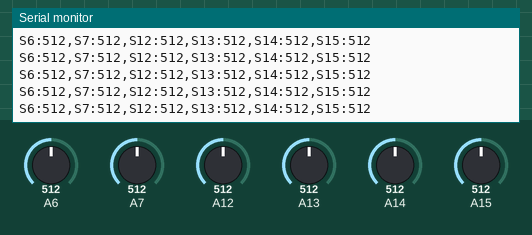
Simulated run of this sketch. Board: Arduino Mega 2560, built with avr-gcc and run on an emulated ATmega2560. On the bench: the last lines printed to the serial monitor. The inputs (shaded band) are chosen by the test bench; at power-on: A6 = 512, A7 = 512, A12 = 512, A13 = 512, A14 = 512, A15 = 512.

Above: at 1.2 s.
1.3 s: A6 set to 110
At 1.38 s:
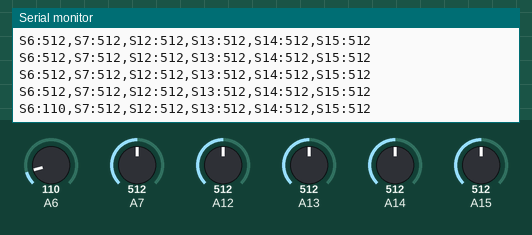
2.8 s: A6 set to 90
At 2.8 s:
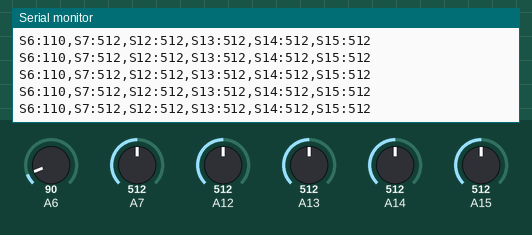
4.3 s: A7 set to 105
At 4.34 s:
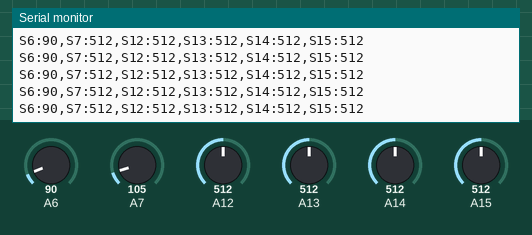
7.3 s: A7 set to 93
At 7.3 s:
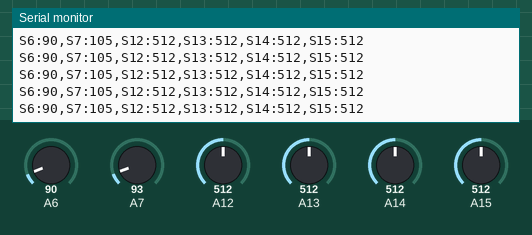
13.3 s: A12 set to 104
At 13.3 s:
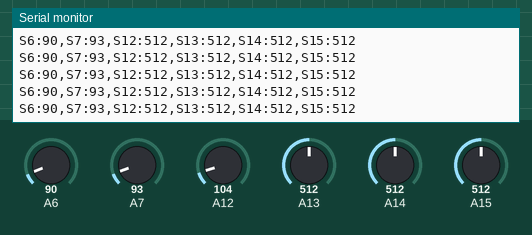
16.3 s: A12 set to 91
At 16.34 s:
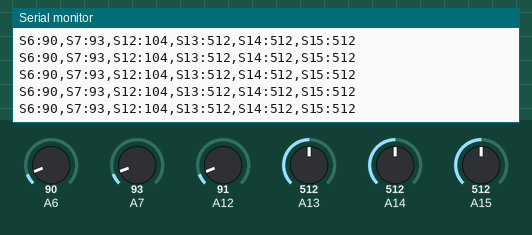
Timing chart, 0 to 18.8 s (numbered marks = the images above; inputs shaded):
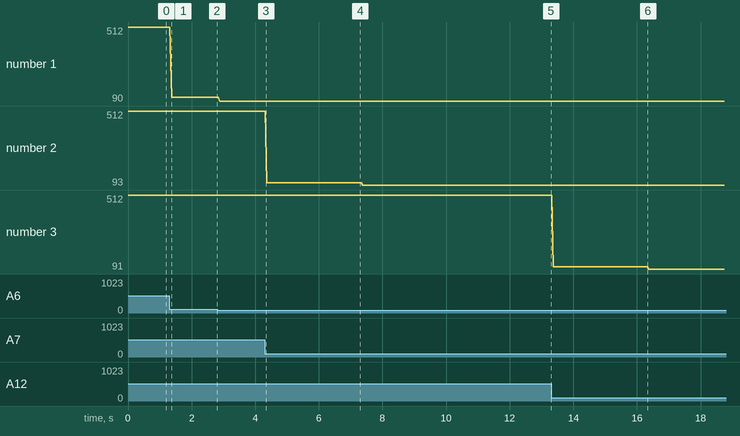

Measured:
- after the input at 1.3 s, the serial monitor: prints a new line after 0.07 s (image 1)
- plotted number 1: 512 → 110 after the input at 1.3 s, 110 → 90 after the input at 2.8 s
- plotted number 2: 512 → 105 after the input at 4.3 s, 105 → 93 after the input at 7.3 s
- plotted number 3: 512 → 104 after the input at 13.3 s, 104 → 91 after the input at 16.3 s

The sketch:

test_joystick.ino
```cpp
/*
 * test dei potenziometri e dei pulsanti dei Joystick di Progetto 1000
 *
 * Joystick di Sinistra             Joystick di destra
 *    VRx  A13 66=sx;1023=dx            VRx   A14 1023=sx;61=dx
 *    VRy  A12 66=av;1023=dietro        VRy   A15 1023=av;61=indietro
 *    Sw   A6  0=OFF; 1023=ON           Sw    A7  0=OFF; 1023=ON
 */


void setup() {

  Serial.begin ( 9600 );

}

void loop() {

  Serial.print("S6:");
  Serial.print(analogRead( A6 ));
  Serial.print(",S7:");
  Serial.print(analogRead( A7 ));
  Serial.print(",S12:");
  Serial.print(analogRead( A12 ));
  Serial.print(",S13:");
  Serial.print(analogRead( A13 ));
  Serial.print(",S14:");
  Serial.print(analogRead( A14 ));
  Serial.print(",S15:");
  Serial.println(analogRead( A15 ));


}
```
